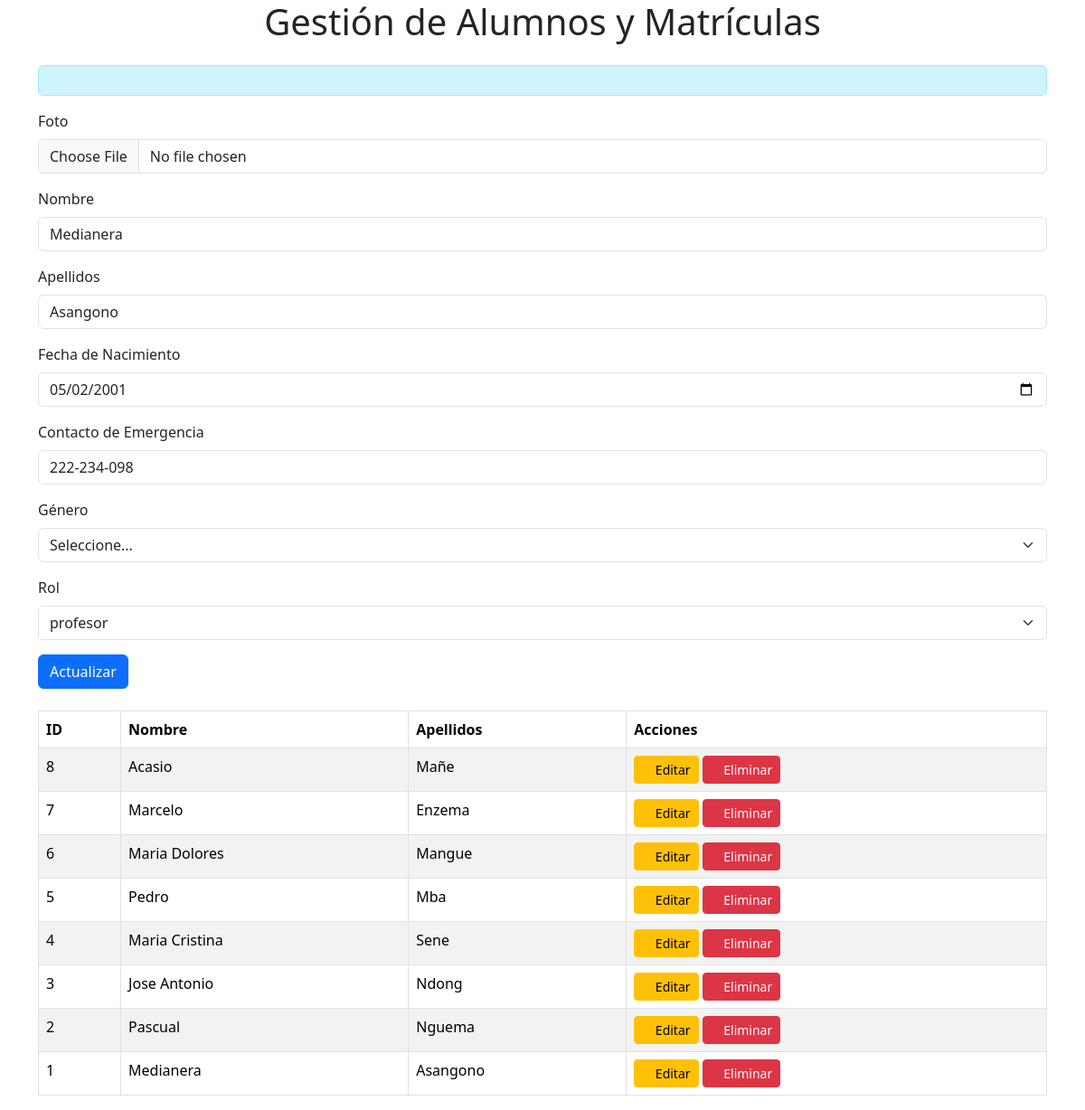
Page /secretaria/matricula/actualiar.php?editar=1 on the committed database.
### tables this page shows
create table alumno(
    id_alumno int PRIMARY KEY AUTO_INCREMENT,
    foto VARCHAR(45) NOT NULL,
    nombre VARCHAR(45)NOT NULL,
    apellidos VARCHAR(45) NOT NULL,
    fecha_nacimiento DATE NOT NULL,
    contacto_emergencia VARCHAR(45) NOT NULL,
    genero VARCHAR(45) NOT NULL,
	id_rol INT(45) NOT NULL,
    FOREIGN KEY (id_rol) REFERENCES rol(id_rol)
   
);

create table rol(
    id_rol int PRIMARY KEY AUTO_INCREMENT,
    rol VARCHAR(45) NOT NULL
);

### secretaria/matricula/actualiar.php (the view, shortened to what this page needs)
<?php
include "../../conexion/conexion.php";
$mensaje = '';
function obtenerRoles($conexion) {
    $stmt = $conexion->prepare("SELECT id_rol, rol FROM rol");
    $stmt->execute();
    return $stmt->fetchAll(PDO::FETCH_ASSOC);
}
$alumno_data = [];
if (isset($_GET['editar']) && !empty($_GET['editar'])) {
    $id_alumno = $_GET['editar'];
    $stmt_alumno = $conexion->prepare("SELECT * FROM alumno WHERE id_alumno = :id_alumno");
    $stmt_alumno->bindParam(':id_alumno', $id_alumno);
    $stmt_alumno->execute();
    $alumno_data = $stmt_alumno->fetch(PDO::FETCH_ASSOC);
}
$query_alumnos = "SELECT * FROM alumno ORDER BY id_alumno DESC";
$stmt_alumnos = $conexion->prepare($query_alumnos);
$stmt_alumnos->execute();
$alumnos = $stmt_alumnos->fetchAll(PDO::FETCH_ASSOC);
$roles = obtenerRoles($conexion);
?>
<!DOCTYPE html>
<html lang="es">
<head>
    <link rel="stylesheet" href="../css/all.min.css">
    <link rel="stylesheet" href="../css/bootstrap.css">
</head>
<body>
    <div class="container">
        <h1 class="text-center mb-4">Gestión de Alumnos y Matrículas</h1>
        <div class="alert alert-info"><?php echo $mensaje; ?></div>
        <form action="" method="POST" enctype="multipart/form-data">
            <div class="mb-3">
                <label for="foto" class="form-label">Foto</label>
                <input type="file" class="form-control" id="foto" name="foto" accept="image/*">
            </div>
            <div class="mb-3">
                <label for="nombre" class="form-label">Nombre</label>
                <input type="text" class="form-control" id="nombre" name="nombre" required value="<?php echo $alumno_data['nombre'] ?? ''; ?>">
            </div>
            <div class="mb-3">
                <label for="apellidos" class="form-label">Apellidos</label>
                <input type="text" class="form-control" id="apellidos" name="apellidos" required value="<?php echo $alumno_data['apellidos'] ?? ''; ?>">
            </div>
            <div class="mb-3">
                <label for="fecha_nacimiento" class="form-label">Fecha de Nacimiento</label>
                <input type="date" class="form-control" id="fecha_nacimiento" name="fecha_nacimiento" required value="<?php echo $alumno_data['fecha_nacimiento'] ?? ''; ?>">
            </div>
            <div class="mb-3">
                <label for="contacto_emergencia" class="form-label">Contacto de Emergencia</label>
                <input type="text" class="form-control" id="contacto_emergencia" name="contacto_emergencia" required value="<?php echo $alumno_data['contacto_emergencia'] ?? ''; ?>">
            </div>
            <div class="mb-3">
                <label for="genero" class="form-label">Género</label>
                <select class="form-select" id="genero" name="genero" required>
                    <option value="">Seleccione...</option>
                </select>
            </div>
            <div class="mb-3">
                <label for="id_rol" class="form-label">Rol</label>
                <select class="form-select" id="id_rol" name="id_rol" required>
                    <?php foreach($roles as $rol): ?>
                        <option value="<?php echo $rol['id_rol']; ?>" <?php echo (!empty($alumno_data) && $alumno_data['id_rol'] == $rol['id_rol']) ? 'selected' : ''; ?>>
                            <?php echo $rol['rol']; ?>
                        </option>
                    <?php endforeach; ?>
                </select>
            </div>
            <button type="submit" class="btn btn-primary">
                <?php echo empty($alumno_data) ? 'Registrar' : 'Actualizar'; ?>
            </button>
        </form>
        <div class="table-responsive mt-4">
            <table class="table table-bordered table-striped">
                <thead>
                    <tr>
                        <th>ID</th>
                        <th>Nombre</th>
                        <th>Apellidos</th>
                        <th>Acciones</th>
                    </tr>
                </thead>
                <tbody>
                    <?php foreach ($alumnos as $alumno): ?>
                        <tr>
                            <td><?php echo $alumno['id_alumno']; ?></td>
                            <td><?php echo $alumno['nombre']; ?></td>
                            <td><?php echo $alumno['apellidos']; ?></td>
                            <td>
                                <a href="?editar=<?php echo $alumno['id_alumno']; ?>" class="btn btn-warning btn-sm">
                                    <i class="fas fa-edit"></i> Editar
                                </a>
                                <button class="btn btn-danger btn-sm" onclick="confirmarEliminar(<?php echo $alumno['id_alumno']; ?>)">
                                    <i class="fas fa-trash"></i> Eliminar
                                </button>
                            </td>
                        </tr>
                    <?php endforeach; ?>
                </tbody>
            </table>
        </div>
    </div>
</body>
</html>

### rows in the picture
alumno: nombre "Medianera", apellidos "Asangono", fecha_nacimiento "05/02/2001", contacto_emergencia "222-234-098", id_rol "profesor", id_alumno "1"
alumno: id_alumno "8", nombre "Acasio", apellidos "Mañe"
alumno: id_alumno "7", nombre "Marcelo", apellidos "Enzema"
alumno: id_alumno "6", nombre "Maria Dolores", apellidos "Mangue"
alumno: id_alumno "5", nombre "Pedro", apellidos "Mba"
alumno: id_alumno "4", nombre "Maria Cristina", apellidos "Sene"
alumno: id_alumno "3", nombre "Jose Antonio", apellidos "Ndong"
alumno: id_alumno "2", nombre "Pascual", apellidos "Nguema"
